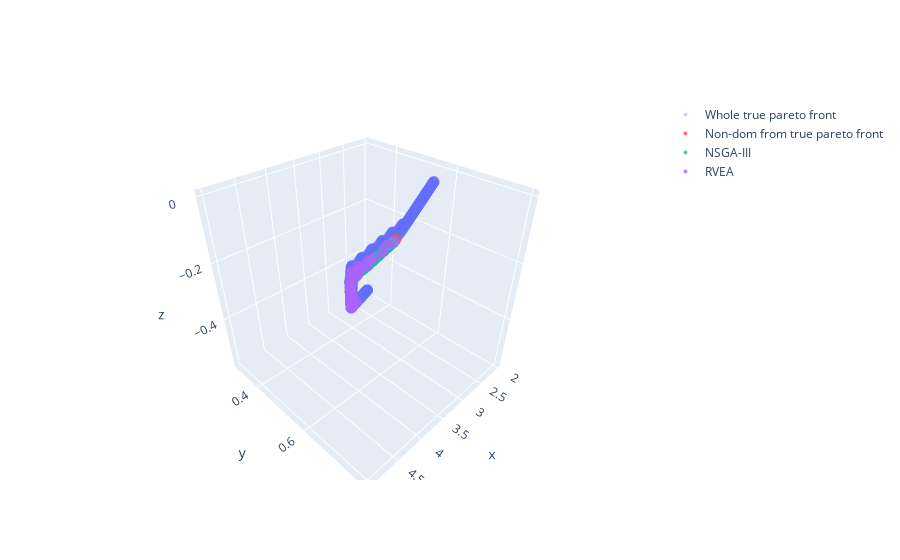

The code cell stored with this chart in its notebook:
### Code cell
fig_scala.add_trace(
    go.Scatter3d(
        x=scalar_data[non_dom,0],
        y=scalar_data[non_dom,1],
        z=scalar_data[non_dom,2],
        mode = "markers",
        opacity=0.8,
        marker=dict(size=4),
        name="Non-dom from true pareto front"))

temp = np.asarray([scalar(evo_NSGA.population.objectives, response) for scalar in evo_NSGA.scalarization_methods]).T

fig_scala.add_trace(
    go.Scatter3d(
        x=temp[:,0],
        y=temp[:,1],
        z=temp[:,2],
        opacity=0.8,
        mode = "markers",
        name="NSGA-III",
        marker=dict(size=4)))

temp = np.asarray([scalar(evo_RVEA.population.objectives, response) for scalar in evo_NSGA.scalarization_methods]).T

fig_scala.add_trace(
    go.Scatter3d(
        x=temp[:,0],
        y=temp[:,1],
        z=temp[:,2],
        opacity=0.8,
        mode = "markers",
        name="RVEA",
        marker=dict(size=4)))
